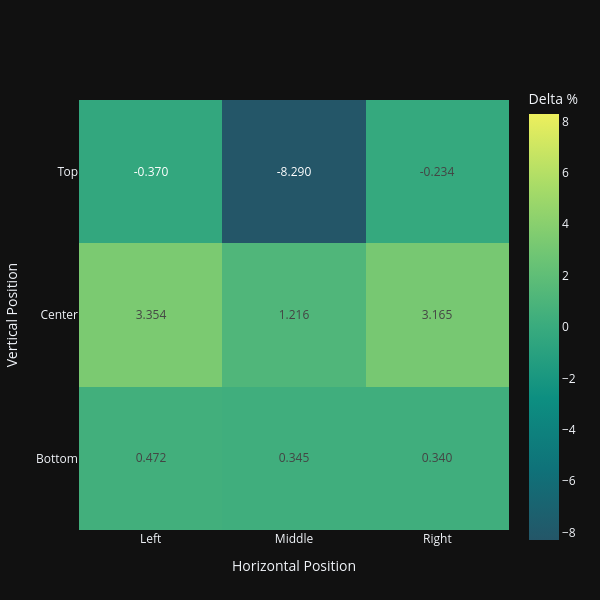

Notebook code for this chart:
### Code cell
compare_director_to_sample_grid("Martin Scorsese", engine)

### Figure 1 — Plotly figure (JSON) as saved in the notebook; plotly's stock layout.template omitted (floating-point values rounded to 4 significant figures)
{"data": [{"coloraxis": "coloraxis", "hovertemplate": "x: %{x}<br>y: %{y}<br>color: %{z}<extra></extra>", "name": "0", "texttemplate": "%{z:.3f}", "type": "heatmap", "x": ["Left", "Middle", "Right"], "xaxis": "x", "y": ["Top", "Center", "Bottom"], "yaxis": "y", "z": [[-0.3699, -8.29, -0.2341], [3.354, 1.216, 3.165], [0.4722, 0.3453, 0.3404]]}], "layout": {"coloraxis": {"cmax": 8.29, "cmin": -8.29, "colorbar": {"title": {"text": "Delta %"}}, "colorscale": [[0, "rgb(36, 86, 104)"], [0.1667, "rgb(15, 114, 121)"], [0.3333, "rgb(13, 143, 129)"], [0.5, "rgb(57, 171, 126)"], [0.6667, "rgb(110, 197, 116)"], [0.8333, "rgb(169, 220, 103)"], [1, "rgb(237, 239, 93)"]]}, "height": 600, "margin": {"b": 50, "l": 50, "r": 50, "t": 80}, "title": {"text": "", "x": 0.5, "xanchor": "center", "yanchor": "top"}, "width": 600, "xaxis": {"anchor": "y", "constrain": "domain", "domain": [0, 1], "scaleanchor": "y", "side": "bottom", "title": {"text": "Horizontal Position"}}, "yaxis": {"anchor": "x", "autorange": "reversed", "constrain": "domain", "domain": [0, 1], "title": {"text": "Vertical Position"}}}}
